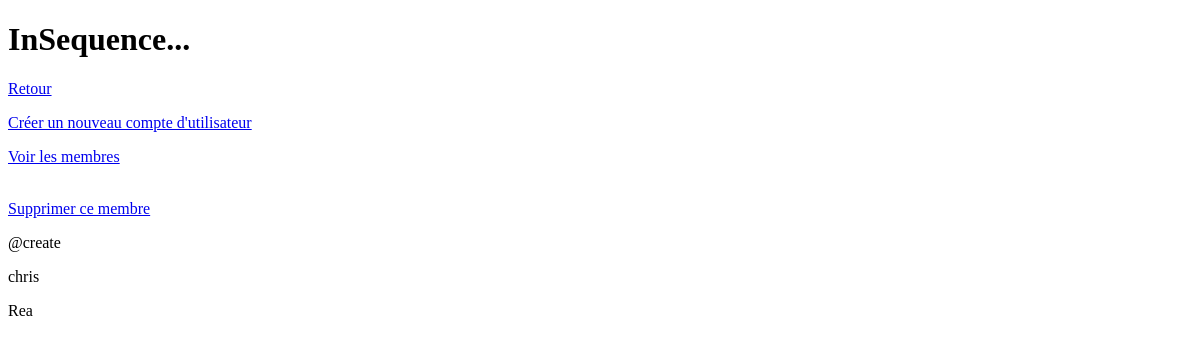
Page /siteuser/create/ on the earlier database version.
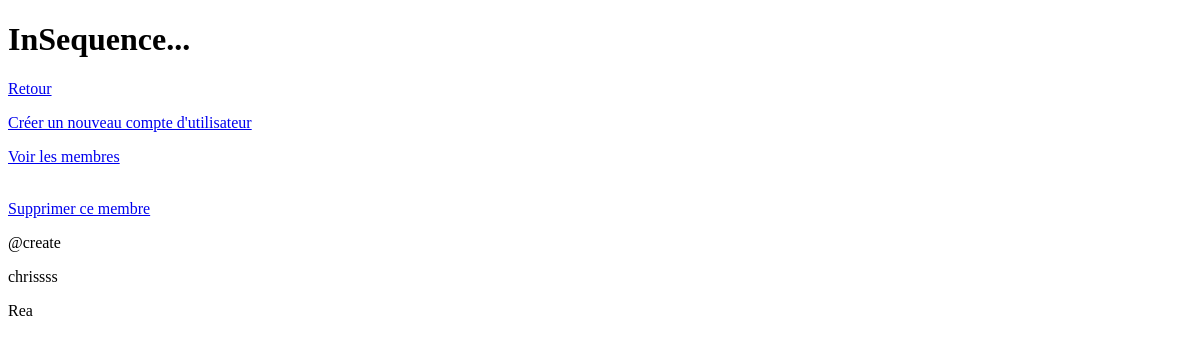
Same page on the later database version.
### accounts/models.py (models this page shows, shortened)
class SiteUser(AbstractUser):
  slug = models.SlugField(blank=True)

### accounts/views.py (the view)
# urls.py: path('siteuser/<str:slug>/', SiteUserDetailView.as_view(), name= 'siteuser-detail'),
class SiteUserDetailView(DetailView):
  model = SiteUser
  success_url = reverse_lazy("siteuser-index")

### accounts/templates/accounts/siteuser_detail.html
{% extends 'base.html' %} {% block content %}<br />
<a href="{% url 'siteuser-delete' slug=siteuser.slug %}">Supprimer ce membre</a>
<p>{{ siteuser.username}}</p>
<p>{{ siteuser.first_name}}</p>
<p>{{ siteuser.last_name}}</p>
{% endblock %}

Differences in the rows shown:
changed SiteUser "@create": first_name "chris" → "chrissss"
